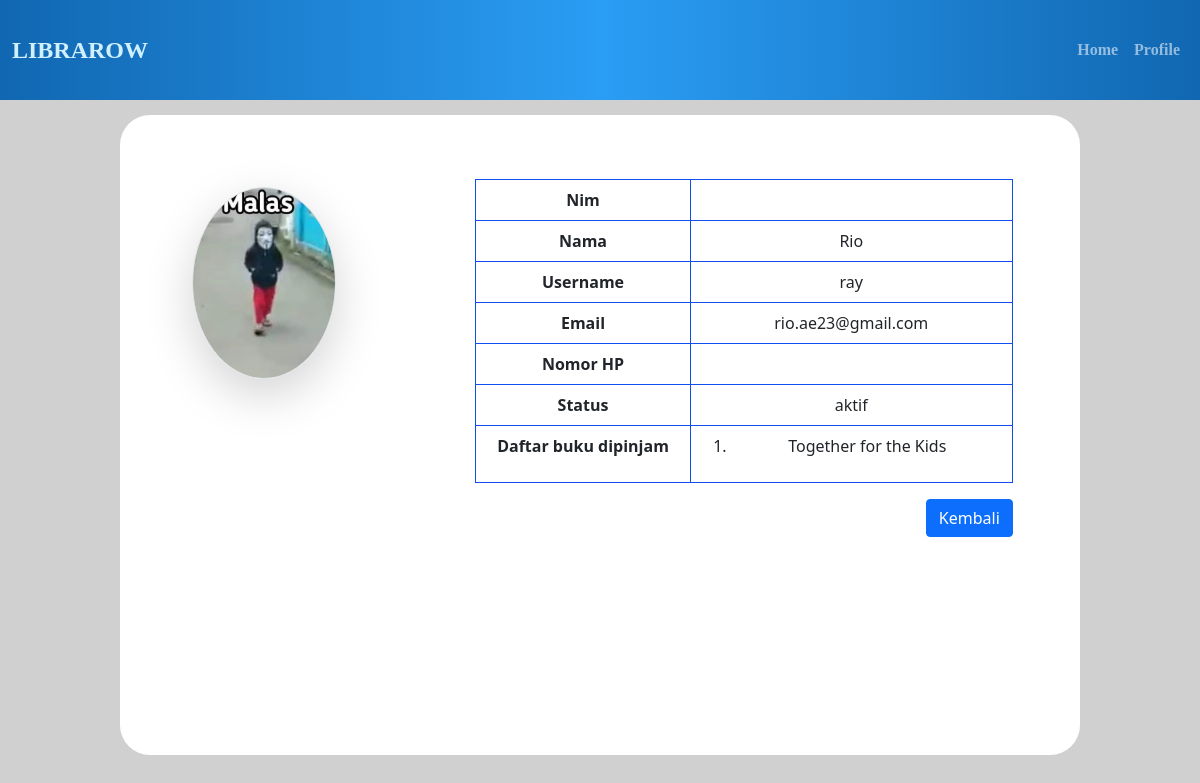
Screenshot of /informasi_mhs.php?id=3 (signed in) with the database file from the repository.
### tables this page shows
CREATE TABLE `user` (
  `id` int(11) NOT NULL,
  `username` varchar(20) NOT NULL,
  `password` varchar(50) NOT NULL,
  `nama` varchar(50) NOT NULL,
  `email` varchar(100) DEFAULT NULL,
  `nohp` varchar(15) DEFAULT NULL,
  `nim` varchar(10) DEFAULT NULL,
  `status` enum('aktif','suspend','inactive') NOT NULL,
  `foto` varchar(100) DEFAULT NULL
);

### functions.php (called while the page is built, shortened)
<?php
$conn = mysqli_connect('localhost','root','','librarow');
function query($query){
    global $conn;
    $result = mysqli_query($conn,$query);
    $row = [];
    while($dbs = mysqli_fetch_assoc($result)){
        $row[] = $dbs;
    }
    return $row;
}
?>

### informasi_mhs.php (the view, shortened to what this page needs)
<?php
include 'functions.php';
$id = $_GET['id'];
$mahasiswa = query("SELECT * FROM user WHERE id = '$id'")[0];
$peminjaman = query("SELECT id_buku FROM peminjaman WHERE id_user = '$id' AND status_peminjaman = 'dipinjam'");
$info_buku = array();
foreach ($peminjaman as $kodebuku) {
    $id_buku = $kodebuku['id_buku'];
    $book = query("SELECT nama FROM buku WHERE id = '$id_buku'")[0];
    $info_buku[] = $book['nama'];
}
?>
<!DOCTYPE html>
<html lang="en">
<head>
    <link rel="stylesheet" href="bootstrap/css/bootstrap.min.css">
    <link rel="stylesheet" href="bootstrap/css/bootstrap-utilities.min.css">
    <link rel="stylesheet" href="css/admin_page.css">
</head>
<body style="background-color: #D0D0D0;">
    <nav class="navbar sticky-top navbar-expand-sm navbar-dark" style="color: #D0EFFF;">
        <div class="container-fluid ">
            <a class="navbar-brand " href="login.php">LIBRAROW</a>
            <div class="nav navbar-custom" id="navbarSupportedContent" style="color: #D0EFFF !important;">
                <ul class="navbar-nav ms-auto">
                    <li class="nav-item">
                        <a class="nav-link" href="admin_page.php">Home</a>
                    </li>
                    <li class="nav-item">
                        <a class="nav-link" href="profile_pustakawan.php">Profile</a>
                    </li>
                </ul>
            </div>
        </div>
    </nav>
    <div class="sicontainer">
        <div class="siinfo">
            <div class="siinfotext">
                <div class="table-responsive">
                    <table class="table">
                        <tr>
                            <th width="40%">Nim</th>
                            <td><?= $mahasiswa['nim'] ?></td>
                        </tr>
                        <tr>
                            <th width="40%">Nama</th>
                            <td><?= $mahasiswa['nama'] ?></td>
                        </tr>
                        <tr>
                            <th width="40%">Username</th>
                            <td><?= $mahasiswa['username'] ?></td>
                        </tr>
                        <tr>
                            <th width="40%">Email</th>
                            <td><?= $mahasiswa['email'] ?></td>
                        </tr>
                        <tr>
                            <th width="40%">Nomor HP</th>
                            <td><?= $mahasiswa['nohp'] ?></td>
                        </tr>
                        <tr>
                            <th width="40%">Status</th>
                            <td><?= $mahasiswa['status'] ?></td>
                        </tr>
                        <tr>
                            <th width="40%">Daftar buku dipinjam</th>
                            <td><ol><?php foreach($info_buku as $daftar_buku) : ?>
                                <li>  <?= $daftar_buku?></li>
                                <?php endforeach;?></ol>
                            </td>
                        </tr>
                    </table>
                </div>
                <a href="data_mahasiswa.php"><button class="float-end btn btn-primary">Kembali</button></a>
            </div>
        </div>
        <div class="siprofile">
            <div class="simid">
                <?php if($mahasiswa['foto'] === NULL) :?>
                <img class="rounded-circle shadow-lg border" src="img/orang.png" alt="">
                <?php else :?>
                    <img class="rounded-circle shadow-lg border" src="img/<?=$mahasiswa['foto'];?>" alt="">
                  <?php endif;?>
                  </div>
        </div>
    </div>
</body>
</html>

### css/admin_page.css (style rules this page uses)
.navbar { min-height: 100px; background-image: linear-gradient(to right, #1167b1, #2a9df4, #1167b1); }
.navbar-brand { text-align: left; font-weight: bold; font-size: 24px; font-family: Title !important; color: #d0efff !important; }
.navbar-brand, .navbar-custom { text-align: left; font-weight: bold; font-family: Title !important; color: #d0efff !important; }
.datacontainer table, th, td { border: 1px solid #114fee; text-align: center; }
.sicontainer { border-radius: 30px; height: 80vh; width: 80%; background-color: white; margin: auto; margin-top: 15px; }
.sicontainer .siinfo { height: 100%; width: 70%; float: right; border-radius: 30px; }
.sicontainer .siprofile { border-radius: 30px; height: 100%; width: 30%; float: left; color: white; text-align: center; }
.siprofile .simid { width: 50%; height: 30%; position: relative; left: 25%; margin-top: 25%; }
.simid img { object-fit: cover; width: 100%; height: 100%; }
.siinfo .siinfotext { width: 80%; height: 80%; position: relative; left: 10%; top: 10%; border-radius: 25px; }

### rows the page displays
user: nama "Rio", username "ray", email "rio.ae23@gmail.com", status "aktif", foto (picture)

### other values shown
$daftar_buku "Together for the Kids"
